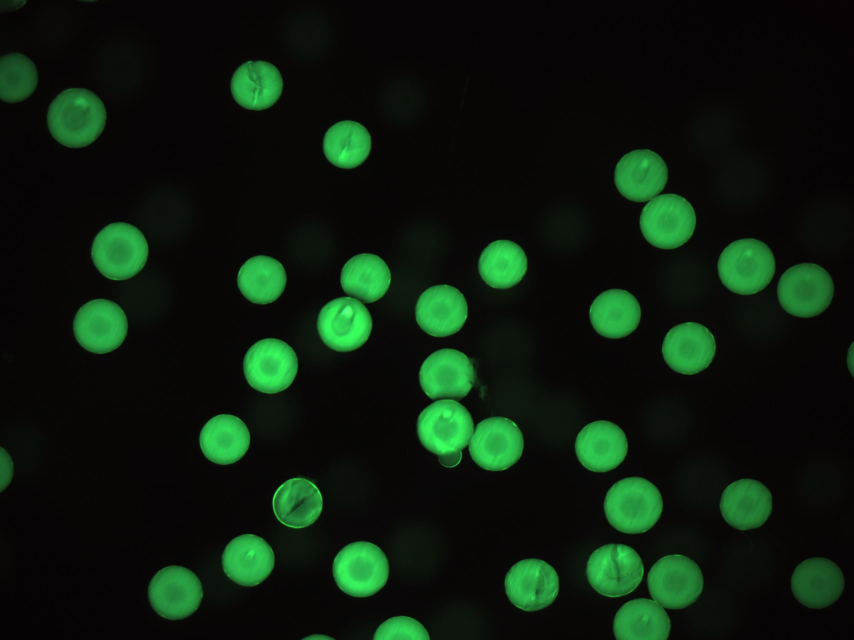
%> input picture sl/0.1/jpg Images/ImageA.jpg, 2560 x 1920 px (shown at 1/3 size); its folder holds only this picture in this run
$ octave ratio_image_analysis_Boyt_Greytak.m   (GNU Octave 9; MATLAB toolbox functions it lacks are replaced by stand-ins)
%> lines starting %> are read from the running program, lines starting %| are printed output that depends on the picture; in (x1, y1, x2, y2) boxes, pixels count from 0 and x2, y2 are one past the last pixel; in counts of white or black regions, pixels touching at a corner belong together; the program's own positions count from 1
% For analysis images of colored or fluorescent particles
% 12/22/2025


%% setup

% Define colormaps (all length 256)
redmap=zeros(256,3);
redmap(:,1)=linspace(0,1,256);
greenmap=zeros(256,3);
greenmap(:,2)=linspace(0,1,256);
bluemap=zeros(256,3);
bluemap(:,3)=linspace(0,1,256);
ratiomap=zeros(256,3);
ratiomap(1:128,1)=linspace(0,1,128);
ratiomap(129:256,1)=1;
ratiomap(1:128,2)=1;
ratiomap(129:256,2)=linspace(1,0,128);
ratiomap(1,:)=0;

ratio_min=0.0;
ratio_max=1.0;

ratiolevels=linspace(ratio_min,ratio_max,101);
ratiolevels=(ratiolevels(2:end) + ratiolevels(1:end-1))./2;

% sets the bins used to track pixel or average brightness
levels=0:255;

% set thresholding values to exclude dark and/or saturated regions
 red_squelch=0;
 red_limit=+Inf;
 green_squelch=0;
 green_limit=+Inf;
 blue_squelch=0;
 blue_limit=+Inf;

 labelstyle='particle'; % 'grid', 'particle', or 'single'

%% define dataset

% path for input file location [folder of jpg(s)]
indir='jpg Images';
clear outfile
% path for output file location
outdir='Output Files';
outfile='test';


% set up a list of files corresponding to a single (or each) experiment

files=dir(fullfile(indir,'*.jpg'));
for(i=1:length(files))
    inputfile(i).rgbfile=files(i).name;
end

% initialize the (manual) region of interest
clear red merged
roix=[];
roiy=[];
merged=imread(fullfile(indir,inputfile(1).rgbfile));
red=merged(:,:,1);
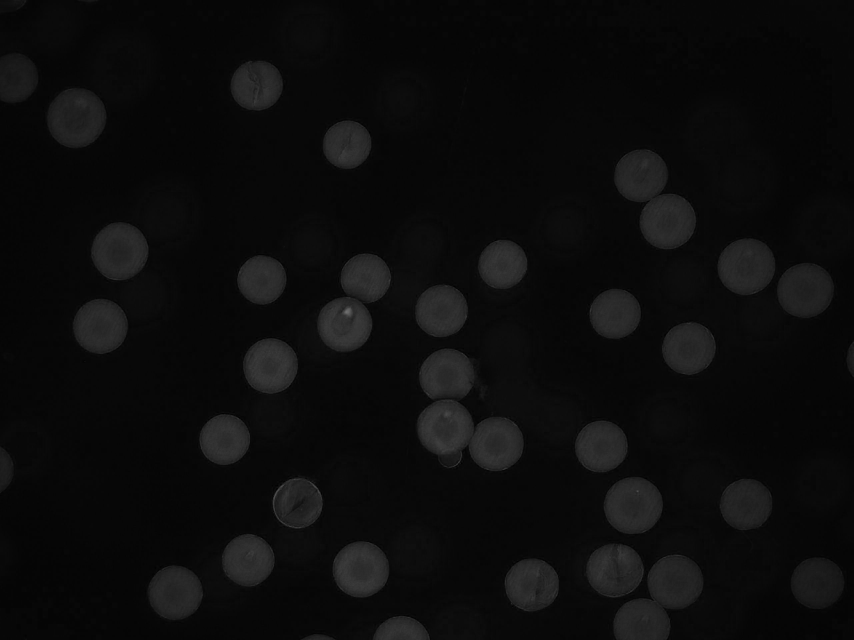
%> red: size 1920x2560 uint8 (shown at 1/3 size); min 0, max 116, mean 12.3
myroi=logical(ones(size(red)));

clear red merged files

%% index slices required

% initialize -- set histograms for pixel intensities and label (particle
% average) intensities to zero
    for(theinputfile=1:length(inputfile))
        inputfile(theinputfile).redhist ...
                =zeros(size(levels));
        inputfile(theinputfile).greenhist ...
                =zeros(size(levels));
        inputfile(theinputfile).bluehist ...
                =zeros(size(levels));
        inputfile(theinputfile).brighthist ...
                =zeros(size(levels));
        inputfile(theinputfile).validlabels ...
                =[];
    end

clear  newslice thelocation theslice thefile
%% show an image
theinputfile=1;

titlestr=['Input file ' num2str(theinputfile)];

% aggregate images
clear red green blue merged
merged=imread(fullfile(indir,inputfile(theinputfile).rgbfile));
red=merged(:,:,1);
green=merged(:,:,2);
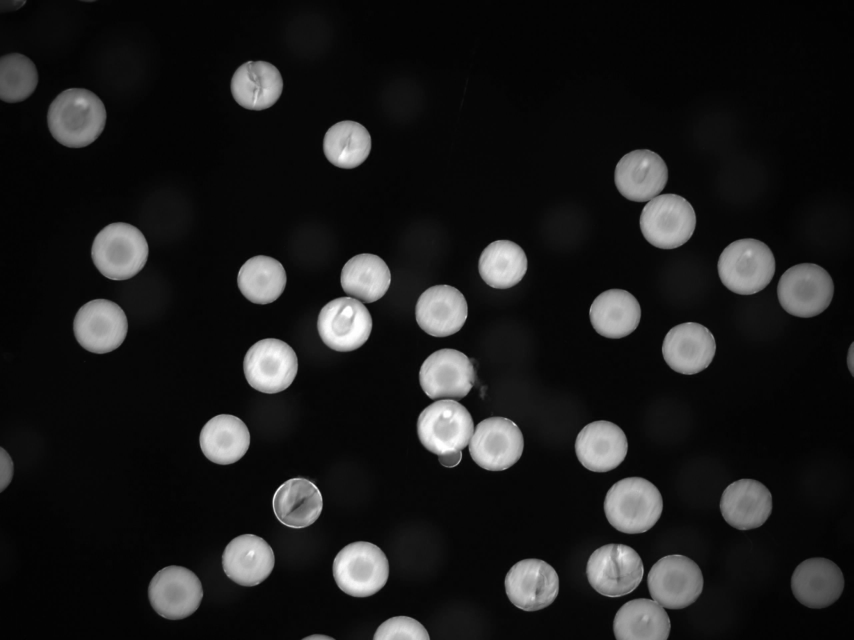
%> green: size 1920x2560 uint8 (shown at 1/3 size); min 0, max 255, mean 28.3
blue=merged(:,:,3);
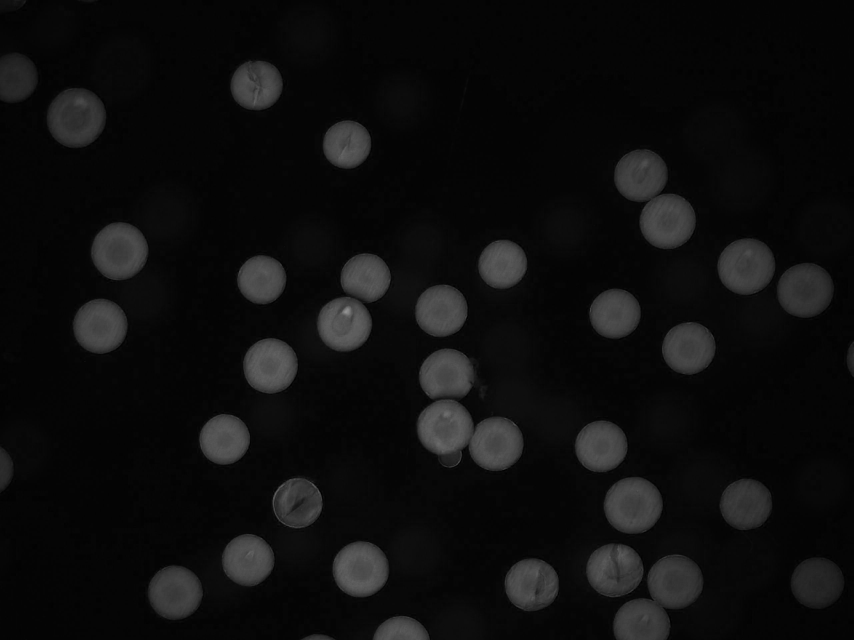
%> blue: size 1920x2560 uint8 (shown at 1/3 size); min 0, max 153, mean 13.8

% merged
figure(1);clf;
imshow(merged)
title(titlestr);
text(0.02*max(xlim),0.02*max(ylim),titlestr,'color','w')

% % red slice
figure(2);clf;
imshow(red,[0 max(red(myroi))])
colormap(redmap); colorbar;
title(titlestr);
%
% % green slice
figure(3);clf;
imshow(green,[0 max(green(myroi))])
colormap(greenmap); colorbar;
title(titlestr)
%
% % blue slice
figure(4);clf;
    imshow(blue,[0 max(blue(myroi))])
    colormap(bluemap); colorbar;
    title(titlestr)


% display ROI outline
if(exist('roix','var') && length(roix)>2)
    for(i=find(ishandle(1:4)))
        figure(i);
        line(roix,roiy,'color','w','linestyle','-','linewidth',2);
        line(roix,roiy,'color','k','linestyle',':','linewidth',2);
    end
end

%% Reset ROI
myroi=true(size(red)); % initialize all-on, pick subregion only if we want
roix=[];
roiy=[];

%% Load an ROI

% load myroi matching desired experimental/ instrumental parameters
load 'myroi.mat'

% display ROI outline
if(exist('roix','var') && length(roix)>2)
    for(i=find(ishandle(1:4)))
        figure(i);
        line(roix,roiy,'color','w','linestyle','-','linewidth',2);
        line(roix,roiy,'color','k','linestyle',':','linewidth',2);
    end
end
%% compute and save statistics for each slice

clear red green blue displaymask

% set values to 1:[# of jpg files in folder] to analyze all files
myinputfiles=1:5;

showimages=0; % set to 1 if you want it to display each time
saveimages=0; % write labeled images out to output directory ... doesn't work yet

if(exist('outfile','var'))
    if(~exist(outdir,'dir'))
        mkdir(outdir);
    end
end
particletable=fopen(fullfile(outdir,[outfile '_particles.txt']),'w');

% now gather values for selected slices
for(theinputfile=myinputfiles)
    % print to command line the index of the file we are currently studying
    fprintf(1,'\n Inputfile %d',theinputfile);

    % read data from the current input image of interest
    clear red green blue merged
    merged=imread(fullfile(indir,inputfile(theinputfile).rgbfile));
    red=merged(:,:,1);
    green=merged(:,:,2);
    blue=merged(:,:,3);

    % Apply flat field correction factors (not used here)
    if(exist('ff_red','var'))
        red=uint16(double(red).*ff_red);
    end
    if(exist('ff_green','var'))
        green=uint16(double(green).*ff_green);
    end


    % Thresholding
    % full auto
    mymask = im2bw(merged,graythresh(merged));
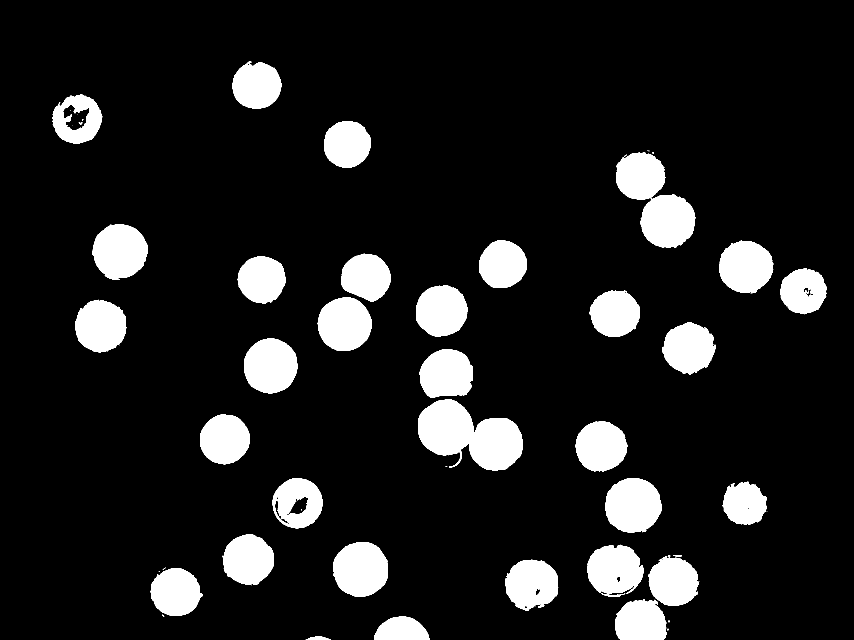
%> mymask: size 1920x2560 logical (shown at 1/3 size); 11.7% white; 68 white regions (29 under 20 px), largest, box (x1, y1, x2, y2) and area: (1254, 1198, 1569, 1411) 41856, (1815, 1435, 1986, 1598) 21712, (1000, 1626, 1164, 1790) 21305

    % manual
    mymask = mymask & ...
        (red <= red_limit) & (red >= red_squelch) & ...
        (green <= green_limit) & (green >= green_squelch) & ...
        (blue <= blue_limit) & (blue >= blue_squelch);

    % include a manually-chosen region of interest if desired ... if it
    % doesn't exist, we create one that includes all of the image
    if(~exist('myroi','var'))
        myroi=true(size(red));  roix=[]; roiy=[];
    end

    if(showimages == 1) % display threshold mask and ROI
        figure(2);
        imshow(mymask & myroi,[]);
        titlestr=['mymask & myroi: Inputfile ' num2str(theinputfile)  ': ' inputfile(theinputfile).rgbfile];
        text(0.02*max(xlim),0.02*max(ylim),titlestr,'color','w')
        % draw ROI box
        if(exist('roix','var') && length(roix)>2)
            line(roix,roiy,'color','w','linestyle','-','linewidth',2);
            line(roix,roiy,'color','k','linestyle',':','linewidth',2);
        end
    end

    % Break image into labeled regions
    mylabel=uint16(zeros(size(red)));
    switch labelstyle
        case 'grid'
            % impose 4x4 grid at image center
            clear x y
            x=floor((0:size(red,2)-1)/(size(red,2)/6));
            y=floor((0:size(red,1)-1)/(size(red,1)/6));
            x(x>4)=0;
            y(y>4)=0;
            [x y]=meshgrid(x,y);
            x(y==0)=0;
            y(x==0)=0;
            y=(y-1)*4;
            y(y<0)=0;
            mylabel=x+y;
            clear x y
            mylabel(~mymask)=0;
            mylabel(~myroi)=0;
        case 'particle'
            % break image into labeled thresholded islands (e.g., cells)
            mylabel=bwlabel(mymask);
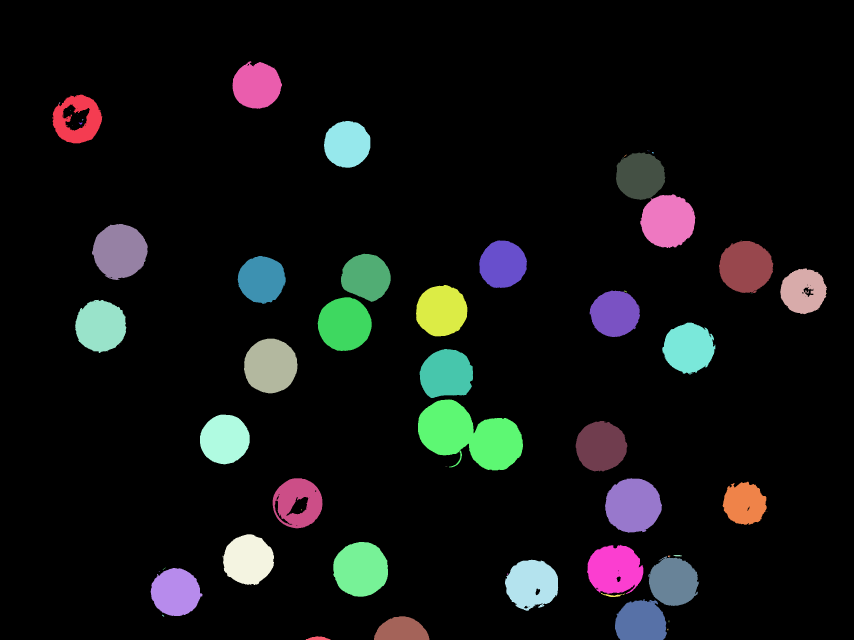
%> mylabel: size 1920x2560 double (shown at 1/3 size); 69 distinct labels, from 0 to 68; one colour per label, 0 black
        otherwise
            % default (trivial case): single tile for entire image
            mylabel(:)=1;
            mylabel(~mymask)=0;
            mylabel(~myroi)=0;
    end

    % Display all labeled regions for current slice
    if(showimages==1)
        figure(3);
        titlestr=['All labels: Inputfile ' num2str(theinputfile)  ': ' inputfile(theinputfile).rgbfile];
        imshow(mylabel.*mymask,[]);colormap('colorcube')
        text(0.02*max(xlim),0.02*max(ylim),titlestr,'color','w')
        % draw ROI box
        if(exist('roix','var') && length(roix)>2)
            line(roix,roiy,'color','w','linestyle','-','linewidth',2);
            line(roix,roiy,'color','k','linestyle',':','linewidth',2);
        end
    end

    % Compute statistics by pixel (actually just histograms here;
    % averages and variances can be determined later for display)
    redhist=hist(red(mymask & myroi),levels);
%> redhist = 256 values, max 24177 at index 43, min 0 at index 1, mean 1332.9
    greenhist=hist(green(mymask & myroi),levels);
%> greenhist = 256 values, max 4565 at index 172, min 0 at index 1, mean 1332.9
    bluehist=hist(blue(mymask & myroi),levels);
%> bluehist = 256 values, max 10399 at index 74, min 0 at index 1, mean 1332.9
    brightimg=rgb2gray(merged);
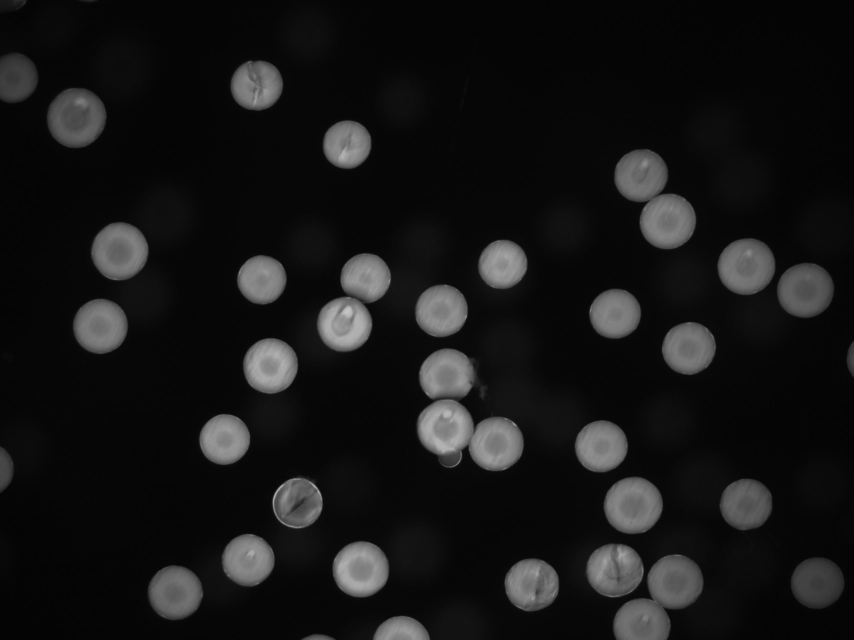
%> brightimg: size 1920x2560 uint8 (shown at 1/3 size); min 2, max 200, mean 21.9
    brighthist=hist(brightimg(mymask & myroi),levels);
%> brighthist = 256 values, max 6544 at index 123, min 0 at index 1, mean 1332.9

    % Compute statistics for all color channels, by label
    validlabels=false(1,max(mylabel(:)));
%> validlabels = 68 logical values, 0 true
%> (the run ends here)
